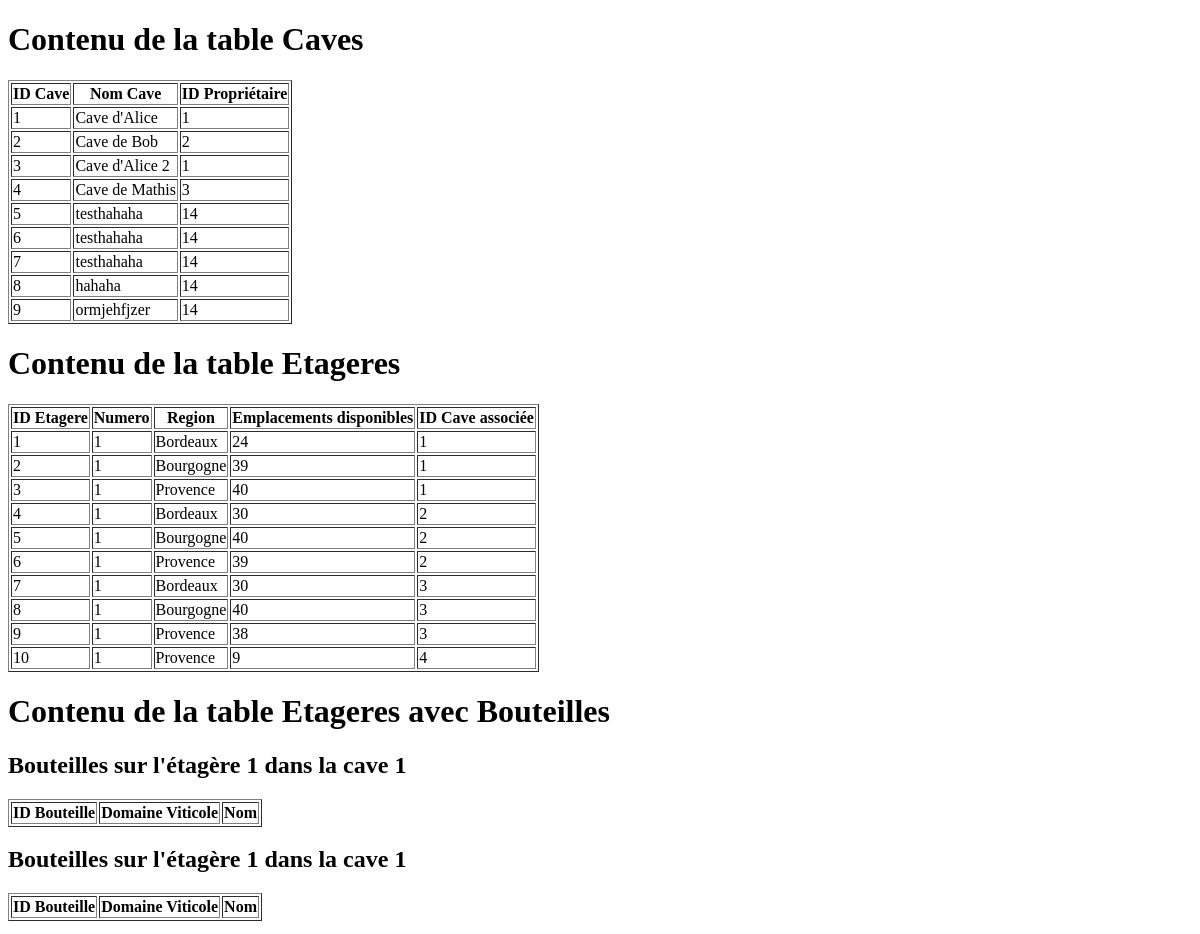
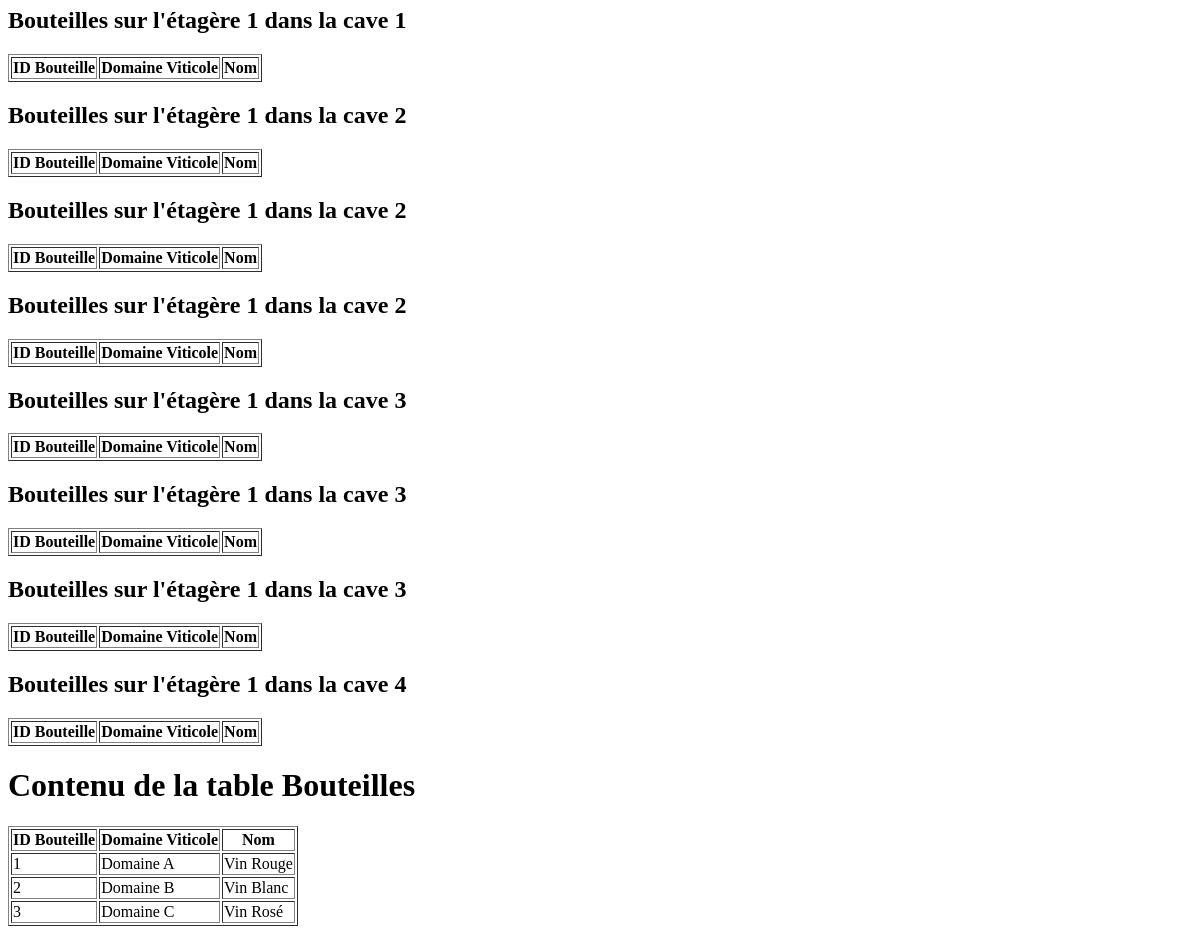
Page /debug on the earlier database version (2 pictures, top to bottom).
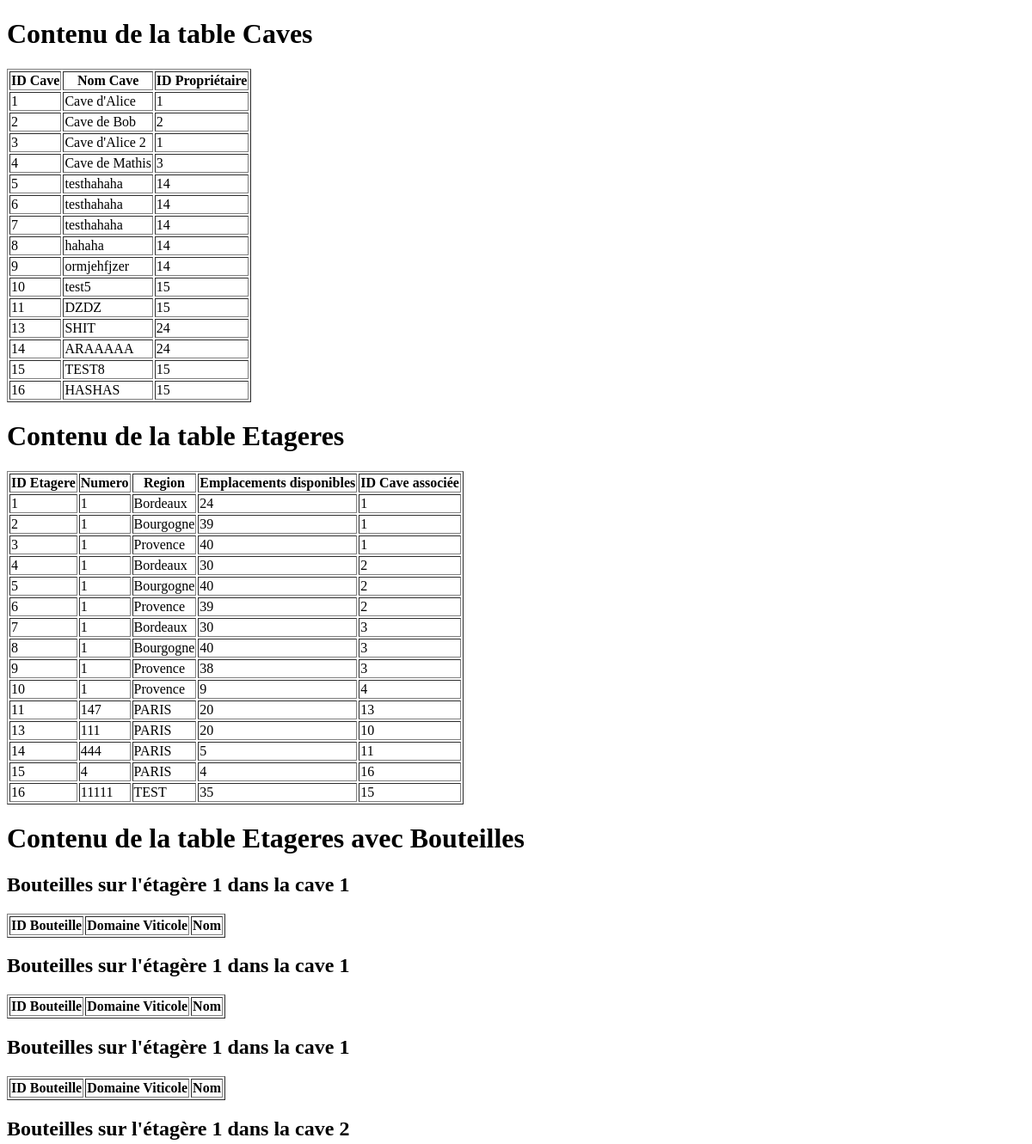
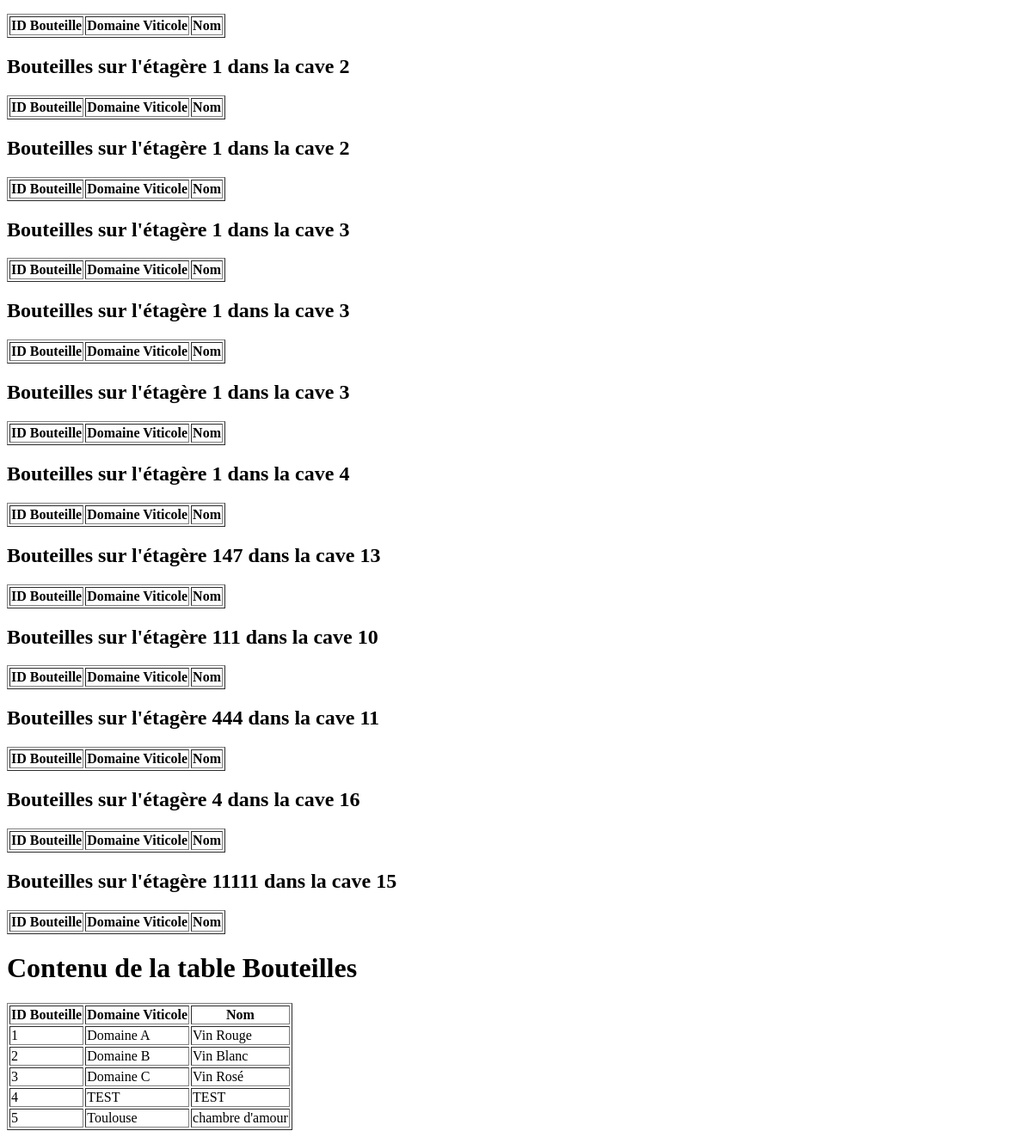
Same page on the later database version (2 pictures, top to bottom).
### tables this page shows
CREATE TABLE Caves (
                id_cave INTEGER PRIMARY KEY,
                nom_cave TEXT NOT NULL,
                proprietaire_id INTEGER NOT NULL,
                FOREIGN KEY (proprietaire_id) REFERENCES Utilisateurs(id_utilisateur)
            );

CREATE TABLE Etageres (
                id_etagere INTEGER PRIMARY KEY,
                numero INTEGER NOT NULL,
                region TEXT NOT NULL,
                emplacements_disponibles INTEGER NOT NULL,
                cave_associee_id INTEGER NOT NULL,
                FOREIGN KEY (cave_associee_id) REFERENCES Caves(id_cave)
            );

CREATE TABLE Bouteilles (
                id_bouteille INTEGER PRIMARY KEY,
                domaine_viticole TEXT NOT NULL,
                nom TEXT NOT NULL,
                type TEXT NOT NULL,
                annee INTEGER NOT NULL,
                region TEXT NOT NULL,
                commentaires TEXT,
                note_personnelle TEXT,
                note_moyenne TEXT,
                photo_etiquette TEXT,
                prix REAL
            );

### app.py (the view)
@app.route("/debug")
def afficher_tables():
    conn = sqlite3.connect("bdd.db")
    c = conn.cursor()
    c.execute("SELECT * FROM Utilisateurs")
    utilisateurs = c.fetchall()
    c.execute("SELECT * FROM Caves")
    caves = c.fetchall()
    c.execute("SELECT * FROM Etageres")
    etageres = c.fetchall()
    c.execute("SELECT * FROM Bouteilles")
    bouteilles = c.fetchall()
    conn.close()
    return render_template(
        "affichage_tables.html",
        utilisateurs=utilisateurs,
        caves=caves,
        etageres=etageres,
        bouteilles=bouteilles,
    )

### templates/affichage_tables.html (shortened to what this page needs)
<!DOCTYPE html>
<html lang="en">
<h1>Contenu de la table Caves</h1>
<table border="1">
    <tr>
        <th>ID Cave</th>
        <th>Nom Cave</th>
        <th>ID Propriétaire</th>
    </tr>
    {% for cave in caves %}
    <tr>
        <td>{{ cave[0] }}</td>
        <td>{{ cave[1] }}</td>
        <td>{{ cave[2] }}</td>
    </tr>
    {% endfor %}
</table>
<h1>Contenu de la table Etageres</h1>
<table border="1">
    <tr>
        <th>ID Etagere</th>
        <th>Numero</th>
        <th>Region</th>
        <th>Emplacements disponibles</th>
        <th>ID Cave associée</th>
    </tr>
    {% for etagere in etageres %}
    <tr>
        <td>{{ etagere[0] }}</td>
        <td>{{ etagere[1] }}</td>
        <td>{{ etagere[2] }}</td>
        <td>{{ etagere[3] }}</td>
        <td>{{ etagere[4] }}</td>
    </tr>
    {% endfor %}
</table>
<h1>Contenu de la table Etageres avec Bouteilles</h1>
{% for etagere in etageres %}
    <h2>Bouteilles sur l'étagère {{ etagere[1] }} dans la cave {{ etagere[4] }}</h2>
    <table border="1">
        <tr>
            <th>ID Bouteille</th>
            <th>Domaine Viticole</th>
            <th>Nom</th>
        </tr>
    </table>
{% endfor %}
<h1>Contenu de la table Bouteilles</h1>
<table border="1">
    <tr>
        <th>ID Bouteille</th>
        <th>Domaine Viticole</th>
        <th>Nom</th>
    </tr>
    {% for bouteille in bouteilles %}
    <tr>
        <td>{{ bouteille[0] }}</td>
        <td>{{ bouteille[1] }}</td>
        <td>{{ bouteille[2] }}</td>
    </tr>
    {% endfor %}
</table>
</html>

Differences in the rows shown:
added Caves: id_cave "10", nom_cave "test5", proprietaire "15"
added Caves: id_cave "11", nom_cave "DZDZ", proprietaire "15"
added Caves: id_cave "13", nom_cave "SHIT", proprietaire "24"
added Caves: id_cave "14", nom_cave "ARAAAAA", proprietaire "24"
added Caves: id_cave "15", nom_cave "TEST8", proprietaire "15"
added Caves: id_cave "16", nom_cave "HASHAS", proprietaire "15"
added Etageres: id_etagere "11", numero "147", region "PARIS", emplacements_disponibles "20", cave_associee "13"
added Etageres: id_etagere "13", numero "111", region "PARIS", emplacements_disponibles "20", cave_associee "10"
added Etageres: id_etagere "14", numero "444", region "PARIS", emplacements_disponibles "5", cave_associee "11"
added Etageres: id_etagere "15", numero "4", region "PARIS", emplacements_disponibles "4", cave_associee "16"
added Etageres: id_etagere "16", numero "11111", region "TEST", emplacements_disponibles "35", cave_associee "15"
added Bouteilles: id_bouteille "4", domaine_viticole "TEST", nom "TEST"
added Bouteilles: id_bouteille "5", domaine_viticole "Toulouse", nom "chambre d'amour"
